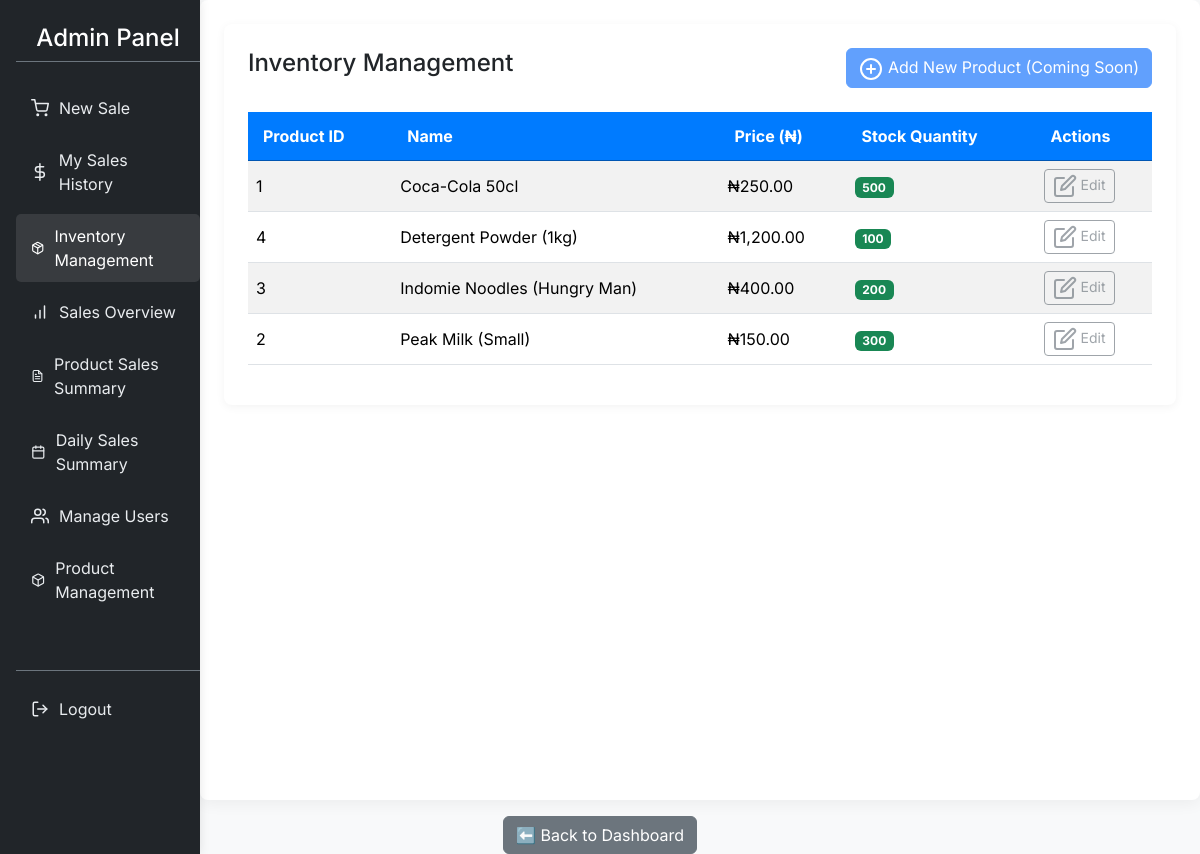
The app's page /inventory_management.php (signed in), older data.
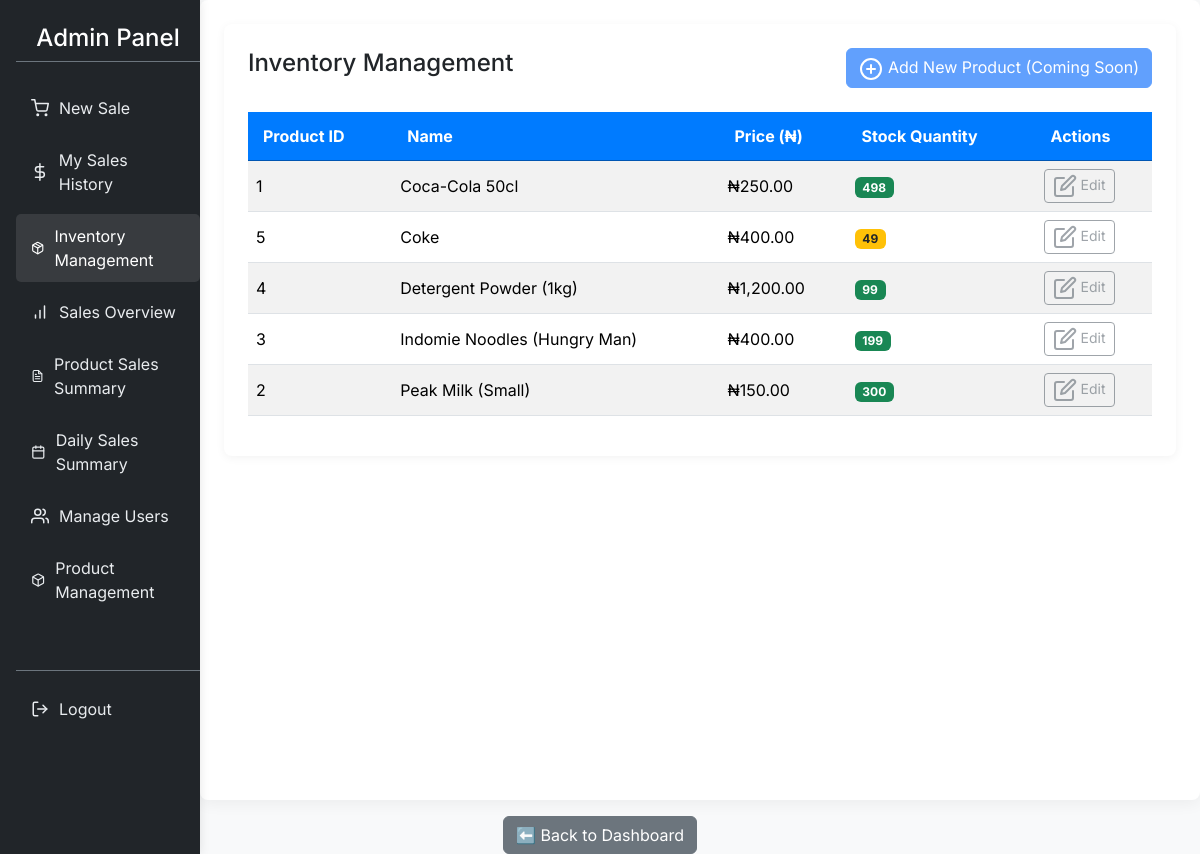
The same page, newer data.
### tables this page shows
CREATE TABLE `products` (
  `id` int(11) NOT NULL,
  `name` varchar(255) NOT NULL,
  `description` text DEFAULT NULL,
  `price` decimal(10,2) NOT NULL,
  `stock_quantity` int(11) NOT NULL DEFAULT 0,
  `created_at` timestamp NOT NULL DEFAULT current_timestamp(),
  `updated_at` timestamp NOT NULL DEFAULT current_timestamp() ON UPDATE current_timestamp()
);

### inventory_management.php (the view, shortened to what the changed rows need)
<?php
require_once 'db_connect.php';
$products = [];
try {
    $stmt = $conn->prepare("SELECT id, name, price, stock_quantity FROM products ORDER BY name ASC");
    $stmt->execute();
    $result = $stmt->get_result();
    $products = $result->fetch_all(MYSQLI_ASSOC);
} catch (mysqli_sql_exception $e) {
    error_log("Error fetching product inventory: " . $e->getMessage());
    $error_message = "Could not retrieve product inventory. Please try again later.";
}
?>
<!DOCTYPE html>
<html lang="en">
<head>
    <link href="https://cdn.jsdelivr.net/npm/bootstrap@5.3.3/dist/css/bootstrap.min.css" rel="stylesheet">
</head>
<body>
<div class="container-fluid">
    <div class="row">
        <main class="col-md-9 ms-sm-auto col-lg-10 px-md-4 py-4">
            <div class="card p-4">
                <div class="d-flex justify-content-between align-items-center mb-4">
                    <h2 class="h4">Inventory Management</h2>
                </div>
                <?php if (empty($products)): ?>
                    <div class="alert alert-info text-center" role="alert">
                        No products found in inventory.
                    </div>
                <?php else: ?>
                    <div class="table-responsive">
                        <table class="table table-striped table-hover align-middle">
                            <thead>
                                <tr>
                                    <th>Product ID</th>
                                    <th>Name</th>
                                    <th>Price (₦)</th>
                                    <th>Stock Quantity</th>
                                    <?php if ($_SESSION['role'] === 'admin' || $_SESSION['role'] === 'manager') : ?>
                                        <th>Actions</th>
                                    <?php endif; ?>
                                </tr>
                            </thead>
                            <tbody>
                                <?php foreach ($products as $product): ?>
                                    <tr>
                                        <td><?php echo htmlspecialchars($product['id']); ?></td>
                                        <td><?php echo htmlspecialchars($product['name']); ?></td>
                                        <td>₦<?php echo number_format($product['price'], 2); ?></td>
                                        <td>
                                            <span class="badge <?php echo ($product['stock_quantity'] < 10) ? 'bg-danger' : (($product['stock_quantity'] < 50) ? 'bg-warning text-dark' : 'bg-success'); ?>">
                                                <?php echo htmlspecialchars($product['stock_quantity']); ?>
                                            </span>
                                        </td>
                                        <?php if ($_SESSION['role'] === 'admin' || $_SESSION['role'] === 'manager') : ?>
                                            <td>
                                                <a href="#" class="btn btn-sm btn-outline-secondary disabled" title="Edit Product">
                                                    <span data-feather="edit"></span> Edit
                                                </a>
                                            </td>
                                        <?php endif; ?>
                                    </tr>
                                <?php endforeach; ?>
                            </tbody>
                        </table>
                    </div>
                <?php endif; ?>
            </div>
        </main>
    </div>
</div>
</body>
</html>

Row changes from the older to the newer data that the page shows:
changed products "Coca-Cola 50cl": stock_quantity "500" → "498"
added products: id "5", name "Coke", price "400.00", stock_quantity "49"
changed products "Detergent Powder (1kg)": stock_quantity "100" → "99"
changed products "Indomie Noodles (Hungry Man)": stock_quantity "200" → "199"
